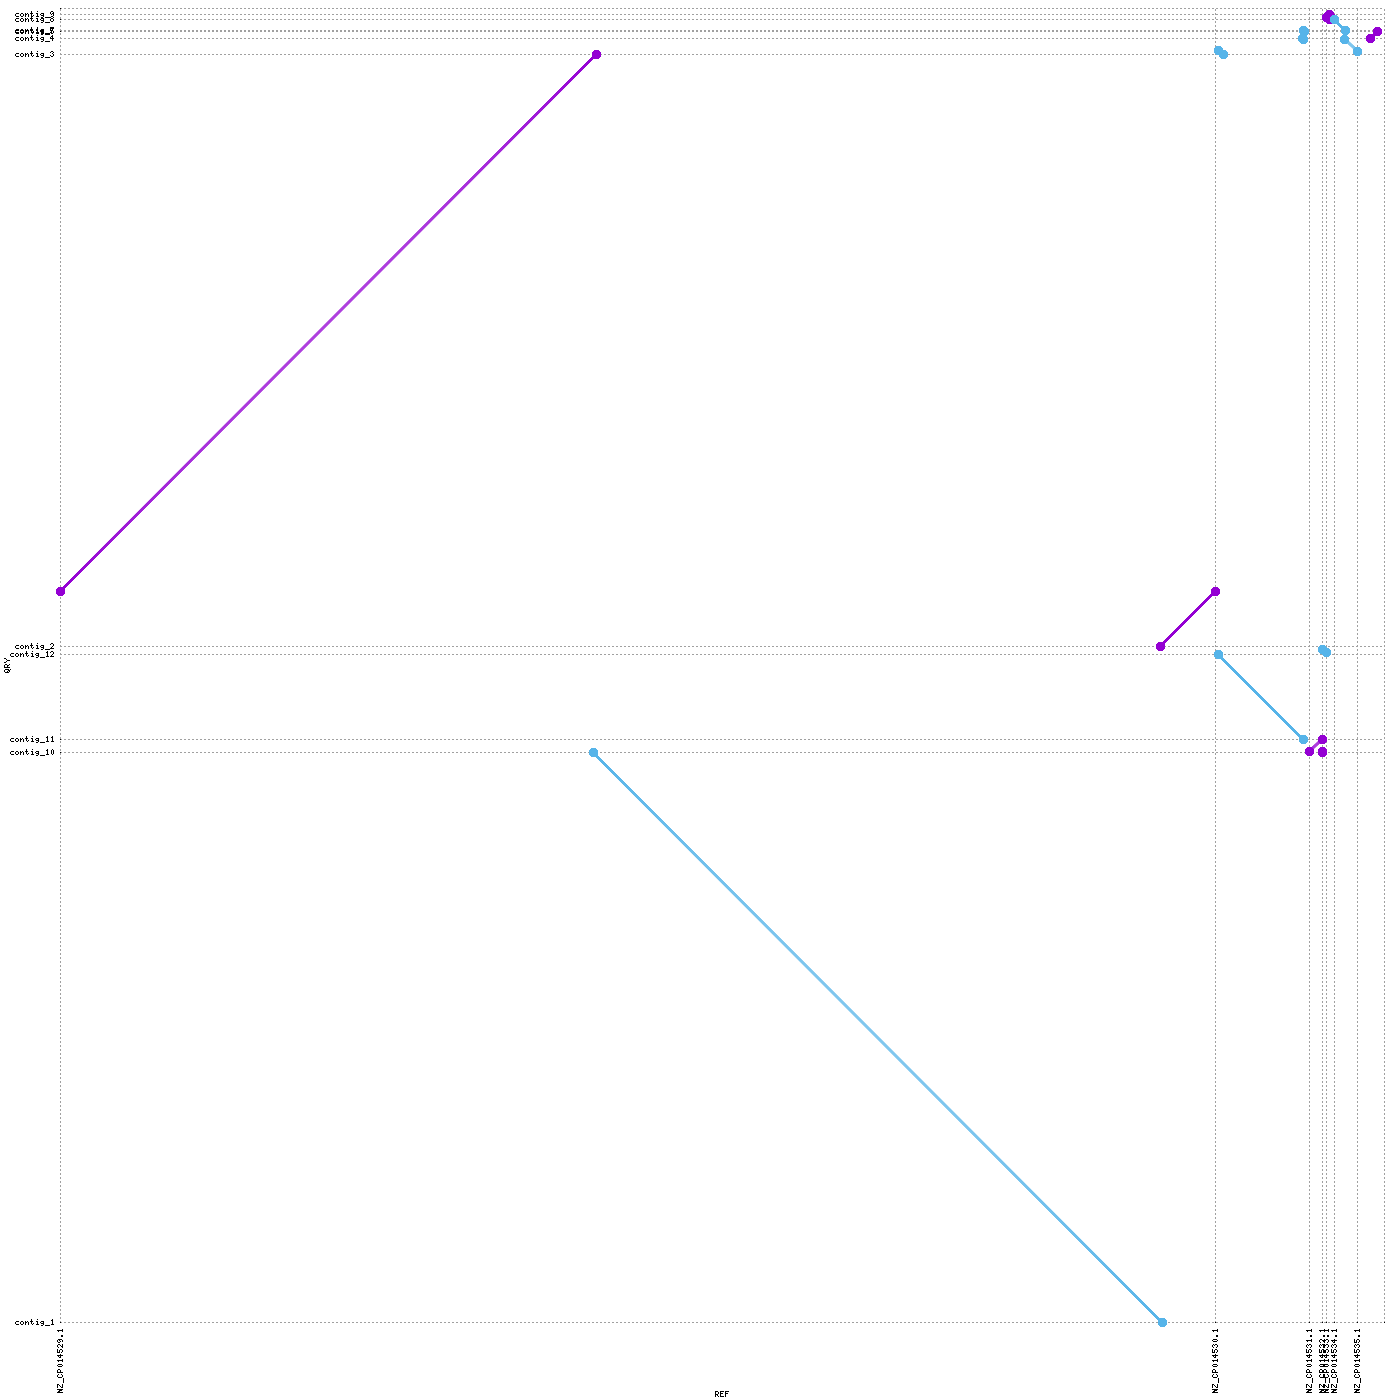

The gnuplot source for this figure:
set terminal png tiny size 1400,1400
set output "/home/dich3309/rnaseq-tnseq-enterococcus-analysis/analyses/03_assembly_evaluation/mummer/flye_pacbio/flye_pacbio_plot.png"
set xtics rotate ( \
 "NZ_CP014529.1" 1.0, \
 "NZ_CP014530.1" 2765010.0, \
 "NZ_CP014531.1" 2988697.0, \
 "NZ_CP014532.1" 3021119.0, \
 "NZ_CP014533.1" 3030428.0, \
 "NZ_CP014534.1" 3047681.0, \
 "NZ_CP014535.1" 3102847.0, \
 "" 3168410 \
)
set ytics ( \
 "contig_1" 1.0, \
 "contig_10" 1362975.0, \
 "contig_11" 1395398.0, \
 "contig_12" 1597663.0, \
 "contig_2" 1616858.0, \
 "contig_3" 3031892.0, \
 "contig_4" 3070560.0, \
 "contig_5" 3086562.0, \
 "contig_7" 3090203.0, \
 "contig_8" 3117383.0, \
 "contig_9" 3128144.0, \
 "" 3142598 \
)
set size 1,1
set grid
unset key
set border 0
set tics scale 0
set xlabel "REF"
set ylabel "QRY"
set format "%.0f"
set mouse format "%.0f"
set mouse mouseformat "[%.0f, %.0f]"
set xrange [1:3168410]
set yrange [1:3142598]
set style line 1  lt 1 lw 3 pt 6 ps 1
set style line 2  lt 3 lw 3 pt 6 ps 1
set style line 3  lt 2 lw 3 pt 6 ps 1
plot \
 "/home/dich3309/rnaseq-tnseq-enterococcus-analysis/analyses/03_assembly_evaluation/mummer/flye_pacbio/flye_pacbio_plot.fplot" title "FWD" w lp ls 1, \
 "/home/dich3309/rnaseq-tnseq-enterococcus-analysis/analyses/03_assembly_evaluation/mummer/flye_pacbio/flye_pacbio_plot.rplot" title "REV" w lp ls 2
